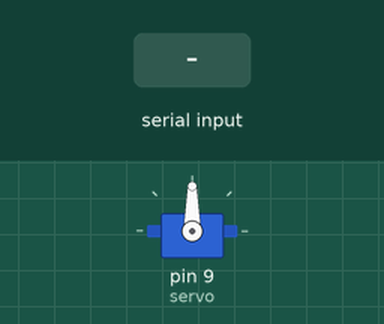
Simulated run of this sketch. Board: Arduino Uno, built with avr-gcc and run on an emulated ATmega328P. Parts: servo. The test bench sets the inputs (shaded band).

Above: at 1.2 s.
1.3 s: "u" received over Serial
At 2.5 s:
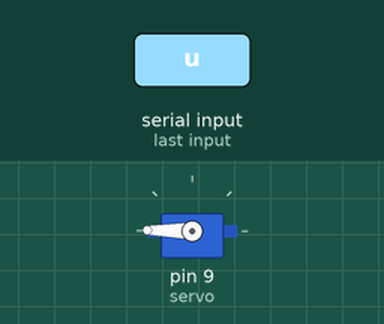
2.8 s: "d" received over Serial
At 3.8 s:
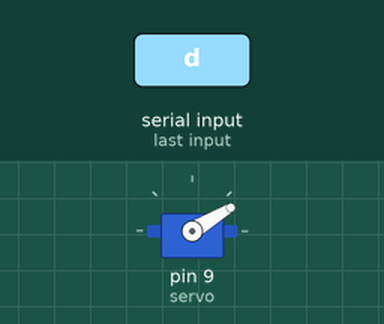
Timing chart, 0 to 5.8 s (numbered marks = the images above; inputs shaded):
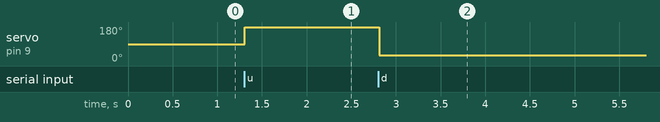

Measured:
- after the input at 1.3 s, servo on pin 9 (servo): 90° → 179° at once
- after the input at 2.8 s, servo on pin 9 (servo): 179° → 31° at once

The sketch:

tracking.ino.ino
```cpp
#include <Servo.h>

Servo servo;
int pos = 90;
void setup() {
  Serial.begin(9600);
  servo.attach(9);
}

void loop() {
  char input_char;
  int int_from_char;
  if(Serial.available()>0){
    input_char = char(Serial.read());

    while(input_char == 'u' && pos<180 ) { // goes from 0 degrees to 180 degrees
    // in steps of 1 degree
    servo.write(pos);              // tell servo to go to position in variable 'pos'
    pos+=1;
    // waits 15ms for the servo to reach the position
  }
    while(input_char == 'd' && pos >30){
      servo.write(pos);              // tell servo to go to position in variable 'pos'
      pos-=1;
    }
  }

  // put your main code here, to run repeatedly:

}
```
